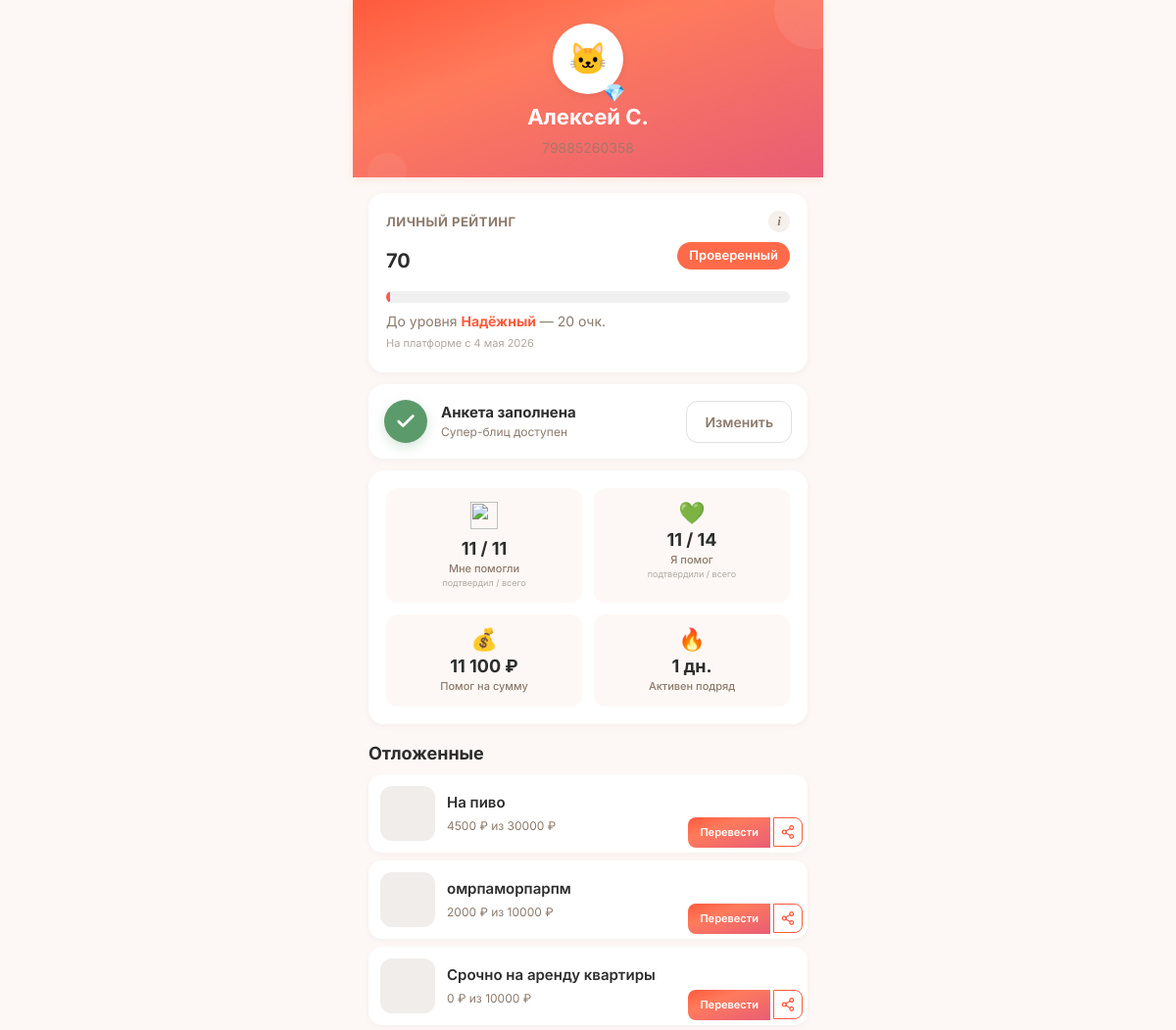
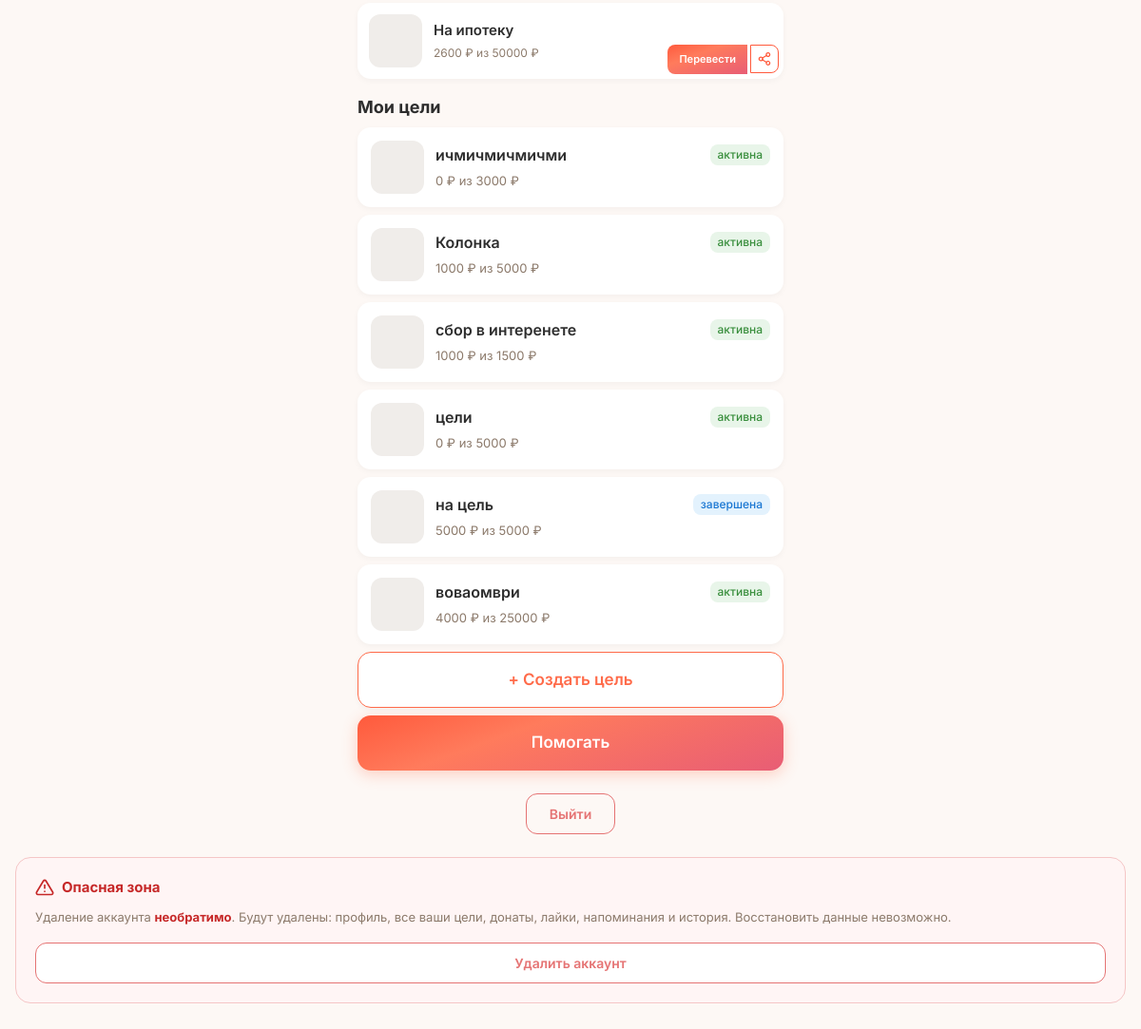
Screenshot of /profile (signed in) with the database file from the repository (2 pictures, top to bottom).
### tables this page shows
CREATE TABLE users (
            id INTEGER PRIMARY KEY AUTOINCREMENT,
            phone TEXT UNIQUE NOT NULL,
            password_hash TEXT NOT NULL,
            email TEXT NULL,
            name TEXT NULL,
            avatar_url TEXT NULL,
            max_id TEXT NULL,
            vk_id TEXT NULL,
            fcm_token TEXT NULL,
            onboarding_passed INTEGER DEFAULT 0,
            rating REAL DEFAULT 0.0,
            rating_level TEXT DEFAULT 'novice',
            confirmations_total INTEGER DEFAULT 0,
            confirmations_approved INTEGER DEFAULT 0,
            confirmations_ignored INTEGER DEFAULT 0,
            donation_streak INTEGER DEFAULT 0,
            goals_helped_close INTEGER DEFAULT 0,
            total_helped_amount REAL DEFAULT 0.00,
            priority_days INTEGER DEFAULT 0,
            circles_of_care INTEGER DEFAULT 0,
            interest_weights TEXT DEFAULT NULL,
            eternal_donation_config TEXT DEFAULT NULL,
            yellow_card_until TEXT NULL,
            is_banned INTEGER DEFAULT 0,
            created_at TEXT DEFAULT (datetime('now'))
        , xp INTEGER DEFAULT 0, xp_level TEXT DEFAULT 'novice', streak_days INTEGER DEFAULT 0, last_action_date TEXT, ip_registered TEXT, author_badge TEXT, trust_score INTEGER DEFAULT 50, trust_level TEXT DEFAULT 'guest', is_admin INTEGER DEFAULT 0, profile_completed INTEGER DEFAULT 0, identity_verified INTEGER DEFAULT 0, city TEXT, region_code TEXT, region_name TEXT, birth_date TEXT, onboarding_step INTEGER DEFAULT 0, identity_verified_at TEXT, identity_doc_path TEXT, identity_selfie_path TEXT);

CREATE TABLE "goals" (
        id INTEGER PRIMARY KEY AUTOINCREMENT,
        user_id INTEGER NOT NULL,
        type TEXT NOT NULL CHECK(type IN ('super_blitz','blitz','serious','urgent','group')),
        title TEXT NOT NULL,
        description TEXT NULL,
        photo_url TEXT NULL,
        amount_goal REAL NOT NULL,
        amount_collected REAL DEFAULT 0.00,
        ends_at TEXT NULL,
        status TEXT DEFAULT 'draft' CHECK(status IN ('draft','active','frozen','completed','failed','lightning_failed','hidden')),
        trial_ends_at TEXT NULL,
        subscription_active_until TEXT NULL,
        last_boosted_at TEXT NULL,
        is_lightning INTEGER DEFAULT 0,
        lightning_started_at TEXT NULL,
        moderation_status TEXT DEFAULT 'pending',
        completion_type TEXT DEFAULT 'organic',
        is_seed INTEGER DEFAULT 0,
        views_count INTEGER DEFAULT 0,
        views_24h INTEGER DEFAULT 0,
        donations_count INTEGER DEFAULT 0,
        donations_24h INTEGER DEFAULT 0,
        created_at TEXT DEFAULT (datetime('now')), photos TEXT, moderation_comment TEXT, moderated_at TEXT, moderated_by INTEGER, resubmission_count INTEGER DEFAULT 0, is_resubmission INTEGER DEFAULT 0, rejection_categories TEXT, hidden_by_ban INTEGER DEFAULT 0,
        FOREIGN KEY (user_id) REFERENCES users(id)
    );

### main.py (the view, shortened to what this page needs)
@app.route('/profile')
@login_required
def profile():
    user = get_current_user()
    db = get_db()
    goals = db.execute("SELECT * FROM goals WHERE user_id = ? ORDER BY created_at DESC", (user['id'],)).fetchall()
    received_total = db.execute(
        "SELECT COUNT(*) FROM donations WHERE goal_id IN (SELECT id FROM goals WHERE user_id = ?) AND donor_id IS NOT NULL",
        (user['id'],)
    ).fetchone()[0]
    received_approved = db.execute(
        "SELECT COUNT(*) FROM donations WHERE goal_id IN (SELECT id FROM goals WHERE user_id = ?) AND donor_id IS NOT NULL AND status IN ('recipient_confirmed','completed')",
        (user['id'],)
    ).fetchone()[0]
    sent_total = db.execute(
        "SELECT COUNT(*) FROM donations WHERE donor_id = ?",
        (user['id'],)
    ).fetchone()[0]
    sent_approved = db.execute(
        "SELECT COUNT(*) FROM donations WHERE donor_id = ? AND status IN ('recipient_confirmed','completed')",
        (user['id'],)
    ).fetchone()[0]
    ignored = db.execute(
        """SELECT d.amount_reported, d.donor_confirmed_at,
                  CASE WHEN d.is_anonymous = 1 OR d.donor_id IS NULL THEN NULL
                       ELSE u.phone
                  END as donor_phone
           FROM donations d
           LEFT JOIN users u ON d.donor_id = u.id
           WHERE d.goal_id IN (SELECT id FROM goals WHERE user_id = ?)
             AND d.status = 'donor_confirmed'
             AND datetime(d.donor_confirmed_at) <= datetime('now', '-24 hours')
           ORDER BY d.donor_confirmed_at DESC LIMIT 10""",
        (user['id'],)
    ).fetchall()
    months = ['января','февраля','марта','апреля','мая','июня','июля','августа','сентября','октября','ноября','декабря']
    ignored_list = []
    liked_goals = db.execute("""
        SELECT g.*, u.name as author_name, u.xp_level as author_level
        FROM likes l
        JOIN goals g ON l.goal_id = g.id
        JOIN users u ON g.user_id = u.id
        WHERE l.user_id = ?
        ORDER BY l.created_at DESC
    """, (user['id'],)).fetchall()
    return render_template('profile.html',
        user=user,
        goals=goals,
        received_total=received_total,
        received_approved=received_approved,
        sent_total=sent_total,
        sent_approved=sent_approved,
        ignored_donations=ignored_list,
        liked_goals=liked_goals)

### main.py (called while the page is built)
def get_current_user():
    if 'user_id' in session:
        db = get_db()
        try:
            user = db.execute("SELECT * FROM users WHERE id = ?", (session['user_id'],)).fetchone()
            if user and user['is_banned']:
                return None
            return user
        except sqlite3.Error as e:
            logger.error(f'[get_current_user] Ошибка БД: {e}')
            return None
    return None

def login_required(f):
    @wraps(f)
    def wrap(*args, **kwargs):
        user = get_current_user()
        if not user:
            session.clear()
            flash('Сначала войдите в аккаунт.', 'warning')
            return redirect(url_for('login'))
        return f(*args, **kwargs)
    return wrap

def get_csrf_token():
    if 'csrf_token' not in session:
        session['csrf_token'] = _secrets.token_urlsafe(32)
    return session['csrf_token']

def level_emoji(level_key):
    return LEVEL_EMOJI.get(level_key, '🌱')

def format_date(date_str):
    if not date_str:
        return ''
    try:
        parts = date_str[:10].split('-')
        return f"{int(parts[2])} {MONTHS[int(parts[1])-1]} {parts[0]}"
    except:
        return date_str[:10]

### models.py (called while the page is built)
def _create_connection():
    conn = sqlite3.connect(DATABASE, timeout=30)
    conn.row_factory = sqlite3.Row
    conn.execute("PRAGMA journal_mode=WAL")
    conn.execute("PRAGMA synchronous=NORMAL")
    conn.execute("PRAGMA busy_timeout=30000")
    conn.execute("PRAGMA foreign_keys = ON")
    return conn

def get_db():
    try:
        from flask import g
        if not hasattr(g, '_database'):
            g._database = _create_connection()
        return g._database
    except (ImportError, RuntimeError):
        return _create_connection()

### trust_engine.py (called while the page is built)
def get_trust_segments(score):
    score = score or 0
    segments = []
    for i, (min_score, key, emoji_name, perks) in enumerate(TRUST_LEVELS):
        if i < len(TRUST_LEVELS) - 1:
            max_score = TRUST_LEVELS[i+1][0]
        else:
            max_score = 999999
        is_current = min_score <= score < max_score
        is_passed = score >= max_score
        segments.append({
            'level': i + 1,
            'key': key,
            'name': get_trust_level_name(key),
            'min_score': min_score,
            'max_score': max_score,
            'color': TRUST_COLORS[i],
            'is_current': is_current,
            'is_passed': is_passed,
        })
    return segments

### templates/profile.html (shortened to what this page needs)
<!DOCTYPE html>
<html lang="ru">
<head>
    <link rel="stylesheet" href="/static/style.css?v=7">
</head>
<body>
    <div class="container">
        <div class="profile-header">
            <div style="position:relative; display:inline-block;">
            <div class="avatar">🐱</div>
            <span style="position:absolute; bottom:-2px; right:-2px; font-size:18px;">
                {{ user.xp_level|level_emoji }}
            </span>
        </div>
            <h1>{{ user.name or 'Аноним' }}</h1>
            <p class="phone">{{ user.phone }}</p>
        </div>
        {% set tp = trust_progress(user.trust_score or 0) %}
        {% set segs = trust_segments(user.trust_score or 0) %}
        <div class="card" style="position:relative;">
            <div class="card-header-row">
                <span class="card-title">Личный рейтинг</span>
                <button class="info-icon" type="button">i</button>
            </div>
            <div class="trust-row">
                <span class="trust-value">{{ user.trust_score or 0 }}</span>
                {% for seg in segs %}{% if seg.is_current %}<span class="level-badge" style="background: {{ seg.color }}; color: white;">{{ seg.name }}</span>{% endif %}{% endfor %}
            </div>
            <div class="rating-bar" onclick="toggleRatingScale()">
                <div class="rating-fill" style="width: {{ tp.progress_pct }}%;"></div>
            </div>
            <p class="trust-next">
                {% if tp.next_name %}
                    До уровня <strong>{{ tp.next_name }}</strong> — {{ tp.points_to_next }} очк.
                {% else %}
                    👑 Максимальный уровень
                {% endif %}
                <span class="trust-since">На платформе с {{ user.created_at|format_date }}</span>
            </p>
        </div>
        {% if user.profile_completed %}
        <div class="card anketa-card">
            <div class="anketa-status">
                <div class="anketa-icon done">
                    <svg viewBox="0 0 24 24" fill="none" stroke="currentColor" stroke-width="3" stroke-linecap="round" stroke-linejoin="round"><polyline points="20 6 9 17 4 12"></polyline></svg>
                </div>
                <div class="anketa-text">
                    <div class="anketa-title">Анкета заполнена</div>
                    <div class="anketa-hint">Супер-блиц доступен</div>
                </div>
                <a href="/profile/edit" class="anketa-btn secondary">Изменить</a>
            </div>
        </div>
        {% endif %}
        <div class="card">
            <div class="stats-grid">
                <a href="/profile/received" class="stats-cell stats-cell-link">
                    <div class="stats-icon"><img src="https://api.iconify.design/reicon/hand-heart.svg?color=%23FF5A3C" width="28" height="28" alt=""></div>
                    <div class="stats-num">{{ received_approved }} / {{ received_total }}</div>
                    <div class="stats-lbl">Мне помогли<br><span class="stats-hint">подтвердил / всего</span></div>
                </a>
                <a href="/profile/sent" class="stats-cell stats-cell-link">
                    <div class="stats-icon">💚</div>
                    <div class="stats-num">{{ sent_approved }} / {{ sent_total }}</div>
                    <div class="stats-lbl">Я помог<br><span class="stats-hint">подтвердили / всего</span></div>
                </a>
                <button type="button" class="stats-cell stats-cell-btn" onclick="openSumModal()">
                    <div class="stats-icon">💰</div>
                    <div class="stats-num">{{ "{:,.0f}".format(user.total_helped_amount or 0).replace(',', ' ') }} ₽</div>
                    <div class="stats-lbl">Помог на сумму</div>
                </button>
                <button type="button" class="stats-cell stats-cell-btn" onclick="openStreakModal()">
                    <div class="stats-icon">🔥</div>
                    <div class="stats-num">{{ user.streak_days or 0 }} дн.</div>
                    <div class="stats-lbl">Активен подряд</div>
                </button>
            </div>
        </div>
        {% if liked_goals %}
        <h3 class="section-title">Отложенные</h3>
        {% for lg in liked_goals %}
        <div class="liked-goal">
            <a class="liked-goal-cover" href="/goal/{{ lg.id }}" {% if lg.photo_url %}style="background-image: url('{{ lg.photo_url }}');"{% endif %}></a>
            <div class="liked-goal-info">
                <a class="liked-goal-title" href="/goal/{{ lg.id }}">{{ lg.title }}</a>
                <div class="liked-goal-meta">
                    {{ "%.0f"|format(lg.amount_collected) }} ₽ из {{ "%.0f"|format(lg.amount_goal) }} ₽
                </div>
            </div>
            <div class="liked-goal-actions">
                <a class="lg-btn-primary" href="/goal/{{ lg.id }}">Перевести</a>
                <button class="lg-btn-share" onclick="shareGoal('{{ lg.id }}', '{{ lg.title|e }}')" title="Поделиться">
                    <div class="share-icon-{{ lg.id }}" style="width:20px;height:20px;"></div>
                </button>
            </div>
        </div>
        {% endfor %}
        {% endif %}
        <h3 style="margin: 16px 16px 8px; font-size:18px; font-weight:700;">Мои цели</h3>
        {% if goals %}
            {% for goal in goals %}
            <a class="goal-item" href="/goal/{{ goal.id }}">
                <div class="goal-cover" {% if goal.photo_url %}style="background-image: url('{{ goal.photo_url }}');"{% endif %}></div>
                <div class="goal-info">
                    <div class="top">
                        <span class="title">{{ goal.title }}</span>
                        <span class="status status-{{ goal.status }}">{% if goal.status == 'active' %}активна{% elif goal.status == 'completed' %}завершена{% elif goal.status == 'frozen' %}заморожена{% else %}{{ goal.status }}{% endif %}</span>
                    </div>
                    <div style="font-size:13px;color:#8C7A6B;">
                        {{ "%.0f"|format(goal.amount_collected) }} ₽ из {{ "%.0f"|format(goal.amount_goal) }} ₽
                    </div>
                </div>
            </a>
            {% endfor %}
        {% else %}
            <div class="card" style="text-align:center;">
                <p style="color:#8C7A6B; margin:0;">У вас пока нет целей</p>
            </div>
        {% endif %}
        <a class="fab-outline" href="/goals/choose">+ Создать цель</a>
        <a class="fab" href="/goals">Помогать</a>
        <div class="logout-wrap">
            <form method="POST" action="/logout" style="display:inline;">
                <button type="submit" class="logout-btn">Выйти</button>
            </form>
        </div>
    </div>
<div class="danger-zone">
    <div class="danger-zone-title">
        <span>Опасная зона</span>
    </div>
    <p class="danger-zone-desc">
        Удаление аккаунта <strong>необратимо</strong>. Будут удалены: профиль, все ваши цели, донаты, лайки, напоминания и история. Восстановить данные невозможно.
    </p>
    <button type="button" class="danger-zone-btn" onclick="openDeleteModal()">
        Удалить аккаунт
    </button>
</div>
</body>
</html>

### static/style.css (style rules this page uses)
:root { --cta: #FF6B4A; --cta-hover: #E85D3A; --bg: #FDF8F5; --card: #FFFFFF; --card-shadow: 0 2px 12px rgba(0,0,0,0.04); --text: #2D2D2D; --text-soft: #8C7A6B; --success: #5B9A6B; --error: #E57373; --gold: #D4A853; --gradient-cta: linear-gradient(160deg, #FF5A3C 0%, #FF7B5C 35%, #E85D75 100%); --radius: 12px; --radius-lg: 16px; --font: 'Inter', -apple-system, BlinkMacSystemFont, sans-serif; --transition: 0.2s ease; }
*, *::before, *::after { box-sizing: border-box; margin: 0; padding: 0; }
body { font-family: var(--font); font-size: 16px; line-height: 1.5; background: var(--bg); color: var(--text); -webkit-tap-highlight-color: transparent; -webkit-font-smoothing: antialiased; animation: pageIn 0.3s ease; }
h1 { font-size: 28px; font-weight: 700; line-height: 1.2; }
h3 { font-size: 18px; font-weight: 600; }
p { color: var(--text-soft); }
a { color: var(--cta); text-decoration: none; }
.card { background: var(--card); border-radius: var(--radius-lg); padding: 16px; box-shadow: var(--card-shadow); margin-bottom: 12px; }
html { overscroll-behavior-y: auto; }
* { scrollbar-width: thin; scrollbar-color: #FF5A3C transparent; }
.info-icon { width: 22px; height: 22px; border-radius: 50%; background: #F5F0EC; color: #8C7A6B; font-size: 13px; font-weight: 700; font-style: italic; font-family: Georgia, serif; display: flex; align-items: center; justify-content: center; cursor: pointer; border: none; padding: 0; transition: background 0.15s, color 0.15s, transform 0.1s; flex-shrink: 0; }

### rows the page displays
users: xp_level|level_emoji "💎", name "Алексей С.", phone "79885260358", trust_score "70", created_at "4 мая 2026", total_helped_amount "11 100", streak_days "1"
goals: title "На пиво", amount_collected "4500", amount_goal "30000", {{ lg.id }} 2 (drawn)
goals: title "омрпаморпарпм", amount_collected "2000", amount_goal "10000"
goals: title "Срочно на аренду квартиры", amount_collected "0", amount_goal "10000"
goals: title "На ипотеку", amount_collected "2600", amount_goal "50000"
goals: title "ичмичмичмичми", status "активна", amount_collected "0", amount_goal "3000"
goals: title "Колонка", status "активна", amount_collected "1000", amount_goal "5000"
goals: title "сбор в интеренете", status "активна", amount_collected "1000", amount_goal "1500"
goals: title "цели", status "активна", amount_collected "0", amount_goal "5000"
goals: title "на цель", status "завершена", amount_collected "5000", amount_goal "5000"
goals: title "воваомври", status "активна", amount_collected "4000", amount_goal "25000"

### other values shown
{{ seg.name }} "Проверенный"
{{ tp.next_name }} "Надёжный"
{{ tp.points_to_next }} "20"
{{ received_approved }} "11"
{{ received_total }} "11"
{{ sent_approved }} "11"
{{ sent_total }} "14"
